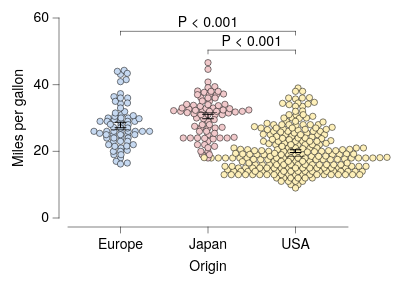

The specification (Vega-Lite) saved for this image:
### Vega-Lite specification from a JSON file in a GitHub repository (floating-point values rounded to 4 significant figures; data arrays with more than 128 entries replaced by an {"elided": "..."} marker saying what was removed)
{"background": null, "config": {"arc": {"fill": "#DBDBDB", "fillOpacity": 1.0, "innerRadius": 25.0, "padAngle": 0.03, "stroke": "black", "strokeOpacity": 1, "strokeWidth": 0.25}, "area": {"fill": "#DBDBDB", "fillOpacity": 1.0, "stroke": "black", "strokeOpacity": 1, "strokeWidth": 0.25}, "axis": {"domain": true, "domainCap": "round", "domainColor": "black", "domainWidth": 0.25, "grid": false, "gridCap": "round", "gridColor": "#F1F1F1", "gridDash": [0, 0], "gridOpacity": 1.0, "gridWidth": 0.25, "labelColor": "black", "labelFont": "HelveticaNeue", "labelFontSize": 7, "labelFontStyle": "normal", "labelFontWeight": 400, "offset": 4.5, "ticks": true, "tickCap": "round", "tickColor": "black", "tickRound": false, "tickSize": 3, "tickWidth": 0.25, "titleColor": "black", "titleFont": "HelveticaNeue", "titleFontSize": 7, "titleFontStyle": "normal", "titleFontWeight": 400}, "axisX": {"domain": true, "labelAlign": "center", "labelAngle": 0, "labels": true, "ticks": true, "translate": 0}, "axisY": {"domain": true, "labelAlign": "right", "labelAngle": 0, "labels": true, "ticks": true, "translate": 0}, "axisRight": {"domain": true, "labelAlign": "left", "labelAngle": 0, "labels": true, "ticks": true, "translate": 0}, "axisTop": {"domain": true, "labelAlign": "center", "labelAngle": 0, "labels": true, "ticks": true, "translate": 0}, "axisBand": {"tickOffset": 0}, "bar": {"fill": "#DBDBDB", "fillOpacity": 1.0, "stroke": "black", "strokeOpacity": 1, "strokeWidth": 0.25}, "boxplot": {"size": 9.0, "ticks": {"cornerRadius": 0.25, "fill": "black", "size": 4.5, "thickness": 0.25}, "box": {"fillOpacity": 1.0, "stroke": "black", "strokeOpacity": 1, "strokeWidth": 0.25}, "median": {"fill": "black", "fillOpacity": 1.0, "size": 9.0, "thickness": 0.25}, "rule": {"fill": "black", "fillOpacity": 1.0, "size": 10.0, "stroke": "black", "strokeDash": [0, 0], "strokeOpacity": 1, "strokeWidth": 0.25}, "outliers": {"color": "black", "fill": "black", "fillOpacity": 1.0, "size": 0, "stroke": "black", "strokeOpacity": 1, "strokeWidth": 0.25}}, "circle": {"fill": "black", "fillOpacity": 1.0, "size": 0.5, "stroke": null, "strokeOpacity": 1, "strokeWidth": 0.25}, "errorband": {"band": {"fillOpacity": 0.6, "stroke": null, "strokeWidth": 0.25, "strokeOpacity": 1}, "borders": {"opacity": 0, "strokeOpacity": 0.25, "strokeWidth": 1}}, "errorbar": {"opacity": 1, "rule": {"strokeDash": [0, 0], "strokeWidth": 0.5}, "ticks": {"color": "black", "cornerRadius": 0.25, "opacity": 1, "size": 6.0, "thickness": 0.5}, "thickness": 0.5}, "font": "HelveticaNeue", "geoshape": {"fill": "#DBDBDB", "fillOpacity": 1.0, "stroke": "black", "strokeOpacity": 1, "strokeWidth": 0.25}, "header": {"labelColor": "black", "labelFont": "HelveticaNeue", "labelFontSize": 7, "labelFontStyle": "normal", "labelFontWeight": 400, "titleColor": "black", "titleFont": "HelveticaNeue", "titleFontSize": 7, "titleFontStyle": "normal", "titleFontWeight": 400, "titlePadding": 0}, "legend": {"disable": false, "offset": 4.5, "gradientLength": 50.0, "gradientThickness": 5.0, "gradientOpacity": 1.0, "gradientStrokeColor": "black", "gradientStrokeWidth": 0.25, "labelColor": "black", "labelFont": "HelveticaNeue", "labelFontSize": 7, "labelFontStyle": "normal", "labelFontWeight": 400, "strokeColor": "black", "strokeWidth": 0, "symbolSize": 42, "symbolStrokeColor": "black", "symbolStrokeWidth": 0.25, "titleColor": "black", "titleFont": "HelveticaNeue", "titleFontSize": 7, "titleFontStyle": "normal", "titleFontWeight": 400}, "line": {"color": "black", "stroke": "black", "strokeCap": "round", "strokeDash": [0, 0], "strokeOpacity": 1, "strokeWidth": 0.375}, "point": {"filled": true, "fill": "#DBDBDB", "fillOpacity": 1.0, "size": 5.0, "stroke": "black", "strokeOpacity": 1, "strokeWidth": 0.25}, "range": {"category": ["#C6D9F1", "#F1C9CB", "#FEF0B9", "#CEE37A", "#7AA8E0", "#E589A3", "#FDDD5D", "#68B961", "#4177B1", "#C35082", "#E5C227", "#438156"], "diverging": {"scheme": ["#C35082", "#CE6D94", "#D989A7", "#E2A4BA", "#EABFCE", "#F1DBE2", "#F6F6F6", "#D7E0EB", "#B9CBE0", "#9BB6D5", "#7DA1C9", "#5F8CBD", "#4177B1"]}, "heatmap": {"scheme": ["#DFE9F7", "#C6D9F1", "#ADC8EC", "#94B8E6", "#7AA8E0", "#6097DA", "#4D87CA", "#4177B1", "#386898", "#2F597F", "#264A69", "#1D3A58"]}, "ordinal": {"scheme": ["#F1F1F1", "#DBDBDB", "#C6C6C6", "#B2B2B2", "#9D9D9D", "#898989", "#767676", "#636363", "#515151", "#404040", "#2F2F2F", "#1F1F1F"]}, "ramp": {"scheme": ["#DFE9F7", "#C6D9F1", "#ADC8EC", "#94B8E6", "#7AA8E0", "#6097DA", "#4D87CA", "#4177B1", "#386898", "#2F597F", "#264A69", "#1D3A58"]}}, "rule": {"color": "black", "stroke": "black", "strokeCap": "round", "strokeDash": [2, 2], "strokeOpacity": 1, "strokeWidth": 0.25}, "scale": {"bandPaddingInner": 0.1, "bandPaddingOuter": 0.1, "round": false}, "rect": {"fill": "#DBDBDB", "fillOpacity": 1.0, "stroke": "black", "strokeOpacity": 1, "strokeWidth": 0.25}, "square": {"fill": "#DBDBDB", "fillOpacity": 1.0, "size": 10.0, "stroke": "black", "strokeOpacity": 1, "strokeWidth": 0.25}, "text": {"color": "black", "font": "HelveticaNeue", "fontSize": 7, "fontStyle": "normal", "fontWeight": 400}, "title": {"anchor": "middle", "frame": "group", "color": "black", "font": "HelveticaNeue", "fontSize": 7, "fontStyle": "normal", "fontWeight": 400, "subtitleColor": "black", "subtitleFont": "HelveticaNeue", "subtitleFontSize": "HelveticaNeue", "subtitleFontStyle": "normal", "subtitleFontWeight": 400}, "view": {"continuousWidth": 140, "continuousHeight": 100, "discreteWidth": 140, "discreteHeight": 100, "fill": null, "stroke": null, "strokeWidth": 0.25}}, "layer": [{"data": {"name": "data-e3eced9a19a526e2b46e3557233cc953"}, "mark": {"type": "circle", "opacity": 1.0, "size": 10.0, "stroke": "black", "strokeOpacity": 1, "strokeWidth": 0.25}, "encoding": {"color": {"field": "Origin", "legend": null, "sort": ["Europe", "Japan", "USA"], "title": null, "type": "nominal"}, "x": {"axis": {}, "field": "Origin", "sort": ["Europe", "Japan", "USA"], "title": "Origin", "type": "nominal"}, "xOffset": {"field": "beeswarm_x", "scale": {"domain": [-45.77, 45.77], "range": [-28.27, 63.27]}, "type": "quantitative"}, "y": {"field": "Miles_per_Gallon", "title": "Miles per gallon", "type": "quantitative"}}}, {"data": {"name": "data-64e7897fd8423deef5c97d660b6d3367"}, "mark": {"type": "errorbar"}, "encoding": {"x": {"axis": {}, "field": "Origin", "sort": ["Europe", "Japan", "USA"], "title": "Origin", "type": "nominal"}, "y": {"field": "__mean", "title": "Miles per gallon", "type": "quantitative"}, "yError": {"field": "__error"}}}, {"data": {"name": "data-e3eced9a19a526e2b46e3557233cc953"}, "mark": {"type": "boxplot", "box": {"fillOpacity": 0, "strokeOpacity": 0}, "outliers": {"opacity": 0}, "rule": {"strokeOpacity": 0}, "ticks": false}, "encoding": {"x": {"axis": {}, "field": "Origin", "sort": ["Europe", "Japan", "USA"], "title": "Origin", "type": "nominal"}, "y": {"field": "Miles_per_Gallon", "title": "Miles per gallon", "type": "quantitative"}}}, {"layer": [{"layer": [{"data": {"values": [{"x": "Europe", "x2": "USA", "y": 56.0, "__dysonsphere__": 1}]}, "mark": {"type": "rule", "strokeCap": "round", "strokeDash": [0, 0], "strokeWidth": 0.25}, "encoding": {"x": {"field": "x", "type": "nominal"}, "x2": {"field": "x2"}, "y": {"field": "y", "type": "quantitative"}}}, {"data": {"values": [{"x": "Europe", "y": 56.0, "y2": 54.87, "__dysonsphere__": 1}]}, "mark": {"type": "rule", "strokeCap": "round", "strokeDash": [0, 0], "strokeWidth": 0.25}, "encoding": {"x": {"field": "x", "type": "nominal"}, "y": {"field": "y", "type": "quantitative"}, "y2": {"field": "y2"}}}, {"data": {"values": [{"x": "USA", "y": 56.0, "y2": 54.87, "__dysonsphere__": 1}]}, "mark": {"type": "rule", "strokeCap": "round", "strokeDash": [0, 0], "strokeWidth": 0.25}, "encoding": {"x": {"field": "x", "type": "nominal"}, "y": {"field": "y", "type": "quantitative"}, "y2": {"field": "y2"}}}, {"data": {"values": [{"y": 56.0, "label": "P < 0.001", "__dysonsphere__": 1}]}, "mark": {"type": "text", "align": "center", "dy": -4, "fontSize": 7}, "encoding": {"text": {"field": "label", "type": "nominal"}, "x": {"value": 70.0}, "y": {"field": "y", "type": "quantitative"}}}]}, {"layer": [{"data": {"values": [{"x": "Japan", "x2": "USA", "y": 50.36, "__dysonsphere__": 1}]}, "mark": {"type": "rule", "strokeCap": "round", "strokeDash": [0, 0], "strokeWidth": 0.25}, "encoding": {"x": {"field": "x", "type": "nominal"}, "x2": {"field": "x2"}, "y": {"field": "y", "type": "quantitative"}}}, {"data": {"values": [{"x": "Japan", "y": 50.36, "y2": 49.23, "__dysonsphere__": 1}]}, "mark": {"type": "rule", "strokeCap": "round", "strokeDash": [0, 0], "strokeWidth": 0.25}, "encoding": {"x": {"field": "x", "type": "nominal"}, "y": {"field": "y", "type": "quantitative"}, "y2": {"field": "y2"}}}, {"data": {"values": [{"x": "USA", "y": 50.36, "y2": 49.23, "__dysonsphere__": 1}]}, "mark": {"type": "rule", "strokeCap": "round", "strokeDash": [0, 0], "strokeWidth": 0.25}, "encoding": {"x": {"field": "x", "type": "nominal"}, "y": {"field": "y", "type": "quantitative"}, "y2": {"field": "y2"}}}, {"data": {"values": [{"y": 50.36, "label": "P < 0.001", "__dysonsphere__": 1}]}, "mark": {"type": "text", "align": "center", "dy": -4, "fontSize": 7}, "encoding": {"text": {"field": "label", "type": "nominal"}, "x": {"value": 91.88}, "y": {"field": "y", "type": "quantitative"}}}]}], "name": "__dysonsphere_8d54a1cab715c99f_3"}], "$schema": "https://vega.github.io/schema/vega-lite/v6.4.1.json", "datasets": {"data-e3eced9a19a526e2b46e3557233cc953": {"elided": "398 records"}, "data-64e7897fd8423deef5c97d660b6d3367": [{"Origin": "USA", "__mean": 20.08, "__error": 0.4058, "__dysonsphere__": 1}, {"Origin": "Japan", "__mean": 30.45, "__error": 0.6852, "__dysonsphere__": 1}, {"Origin": "Europe", "__mean": 27.89, "__error": 0.8037, "__dysonsphere__": 1}]}}
